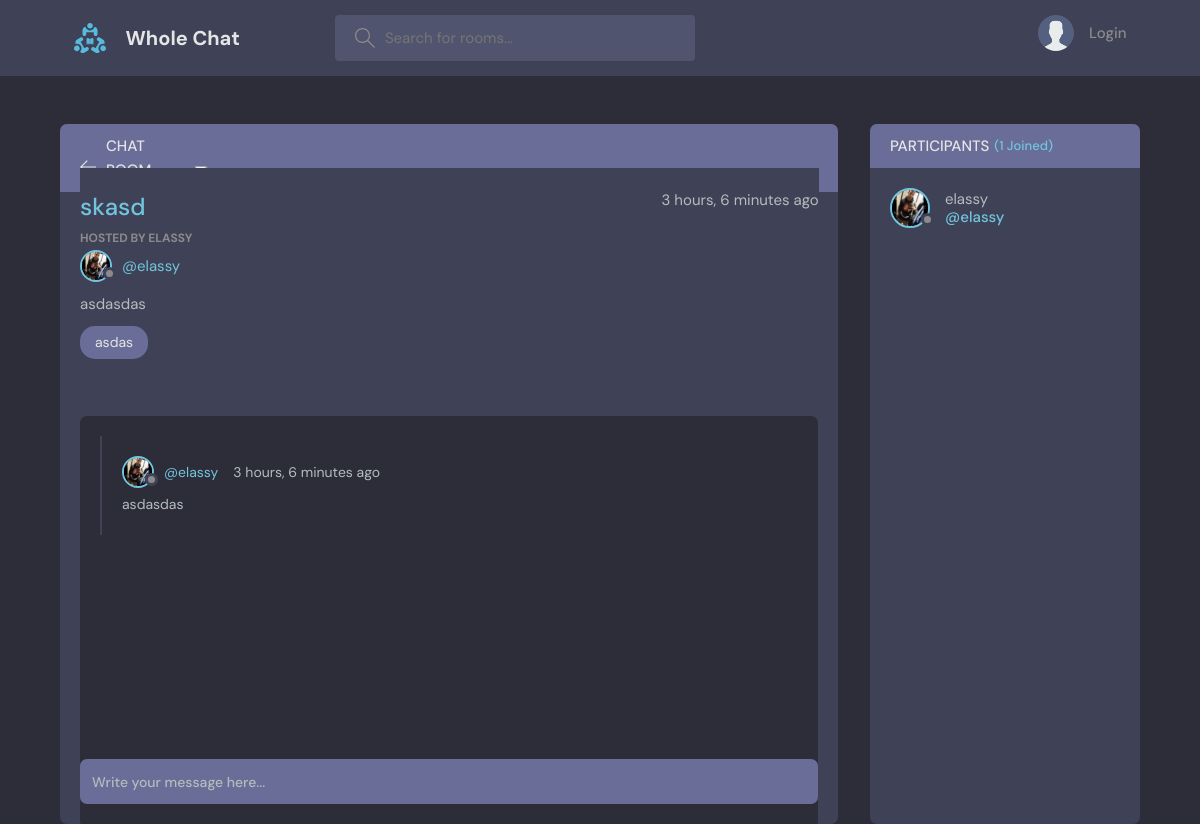
The page /room/1/ on the database its author committed.
### base/models.py (models this page shows, shortened)
class Room(models.Model):
    host = models.ForeignKey(User, on_delete=models.SET_NULL, null= True)
    topic = models.ForeignKey(Topic, on_delete=models.SET_NULL, null= True)
    name = models.CharField(max_length=200)
    description = models.TextField(null=True, blank=True)
    members = models.ManyToManyField(User, related_name='members', blank=True)
    updated = models.DateTimeField(auto_now=True)
    created = models.DateTimeField(auto_now_add=True)
    class Meta:
        ordering = ['-updated', '-created']

class User(AbstractUser):
    name = models.CharField(max_length=200, null=True)
    bio = models.TextField(null=True)
    email = models.EmailField(unique=True, null=True)
    avatar = models.ImageField(null=True, default='avatar.svg')
    USERNAME_FIELD = 'email'
    REQUIRED_FIELDS = []

class Topic(models.Model):
    name = models.CharField(max_length=200)
    def __str__(self):
        return self.name

class Message(models.Model):
    user = models.ForeignKey(User, on_delete=models.CASCADE)
    room = models.ForeignKey(Room, on_delete=models.CASCADE)
    body = models.TextField()
    updated = models.DateTimeField(auto_now=True)
    created = models.DateTimeField(auto_now_add=True)
    class Meta:
        ordering = ['-updated', '-created']
    def __str__(self):
        return self.body[0:50]

### base/views.py (the view, shortened to what this page needs)
# urls.py: path('room/<str:pk>/', views.room, name='room'),
def room(request,pk):
    room = Room.objects.get(id=pk)
    rmessages = room.message_set.all().order_by('-created')
    members = room.members.all()
    con = {'room':room, 'messages':rmessages, "members":members}
    return render(request, 'base/room.html', con)

### base/templates/base/room.html (shortened to what this page needs)
{% extends 'main.html' %}
{% block content %}
<main class="profile-page layout layout--2">
  <div class="container">
    <div class="room">
      <div class="room__top">
        <div class="room__topLeft">
          <a href="{% url 'home' %}">
            <svg version="1.1" xmlns="http://www.w3.org/2000/svg" width="32" height="32" viewBox="0 0 32 32">
              <title>arrow-left</title>
              <path
                d="M13.723 2.286l-13.723 13.714 13.719 13.714 1.616-1.611-10.96-10.96h27.625v-2.286h-27.625l10.965-10.965-1.616-1.607z"
              ></path>
            </svg>
          </a>
          <h3>Chat Room </h3><img style='max-width:25px;padding:auto' src='https://cdn-icons-png.flaticon.com/512/2950/2950657.png'>
        </div>
      </div>
      <div class="room__box scroll">
        <div class="room__header scroll">
          <div class="room__info">
            <h3>{{room.name}}</h3>
            <span>{{room.created|timesince}} ago</span>
          </div>
          <div class="room__hosted">
            <p>Hosted By {{room.host.username}}</p>
            <a href="{% url 'user-profile' room.host.id %}" class="room__author">
              <div class="avatar avatar--small">
                <img src="{{room.host.avatar.url}}" />
              </div>
              <span>@{{room.host.username}}</span>
            </a>
          </div>
          <div class="room__details">
            {{room.description}}
          </div>
          <span class="room__topics">{{room.topic}}</span>
        </div>
        <div class="room__conversation">
          <div class="threads scroll">
            {% for message in messages %}
            <div class="thread">
              <div class="thread__top">
                <div class="thread__author">
                  <a href="{% url 'user-profile' message.user.id %}" class="thread__authorInfo">
                    <div class="avatar avatar--small">
                      <img src="{{message.user.avatar.url}}" />
                    </div>
                    <span>@{{message.user.username}}</span>
                  </a>
                  <span class="thread__date">{{message.created|timesince}} ago</span>
                </div>
              </div>
              <div class="thread__details">
                {{message.body}}
              </div>
            </div>
            {% endfor %}
          </div>
        </div>
      </div>
      <div class="room__message">
        <form action="" method="POST">
          <input name="body" placeholder="Write your message here..." /></form>
      </div>
    </div>
    <div class="participants">
      <h3 class="participants__top">Participants <span>({{members.count}} Joined)</span></h3>
      <div class="participants__list scroll">
        {% for user in members %}
        <a href="{% url 'user-profile' user.id %}" class="participant">
          <div class="avatar avatar--medium">
            <img src="{{user.avatar.url}}" />
          </div>
          <p>
            {{user.username}}
            <span>@{{user.username}}</span>
          </p>
        </a>
        {% endfor %}
      </div>
    </div>
  </div>
</main>
{% endblock content %}

### rows shown on the page
Room: name "skasd", created "3 hours, 6 minutes", host.username "ELASSY", host.avatar (picture), host.username "elassy", description "asdasdas", topic "asdas"
Message: user.avatar (picture), user.username "elassy", created "3 hours, 6 minutes", body "asdasdas"
User: avatar (picture), username "elassy"

### other values the page prints
{{ members.count }} "1"
